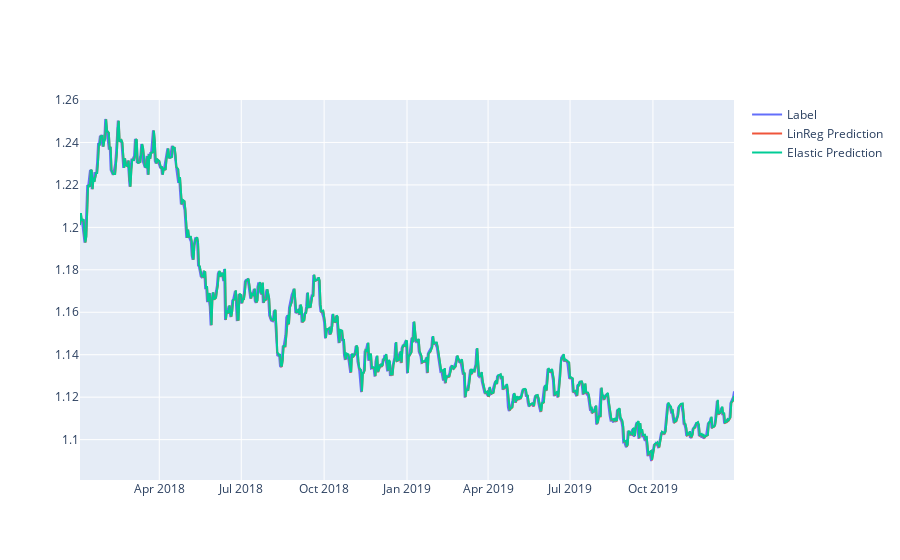

Here is the notebook cell this chart was saved with:
### Markdown cell above
### Plot label and prediction from both models (Linear Regression, ElasticNet)

### Code cell
modelGraph = go.Figure()
modelGraph.add_trace(go.Scatter(x=results.index, y=results.label, name="Label"))
modelGraph.add_trace(go.Scatter(x=results.index, y=results.pred, name="LinReg Prediction"))
modelGraph.add_trace(go.Scatter(x=elastic_results.index, y=elastic_results.pred, name="Elastic Prediction"))

### Figure 1 — Plotly figure (JSON) as saved in the notebook; plotly's stock layout.template omitted (floating-point values rounded to 4 significant figures; data arrays with more than 128 entries replaced by an {"elided": "..."} marker saying what was removed)
{"data": [{"name": "Label", "type": "scatter", "x": {"elided": "623 str values"}, "y": {"elided": "623 float values"}}, {"name": "LinReg Prediction", "type": "scatter", "x": {"elided": "623 str values"}, "y": {"elided": "623 float values"}}, {"name": "Elastic Prediction", "type": "scatter", "x": {"elided": "623 str values"}, "y": {"elided": "623 float values"}}], "layout": {}}
